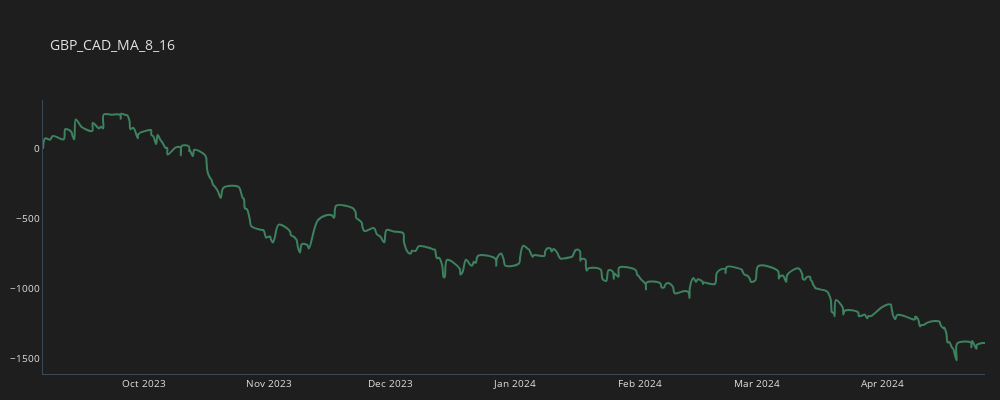
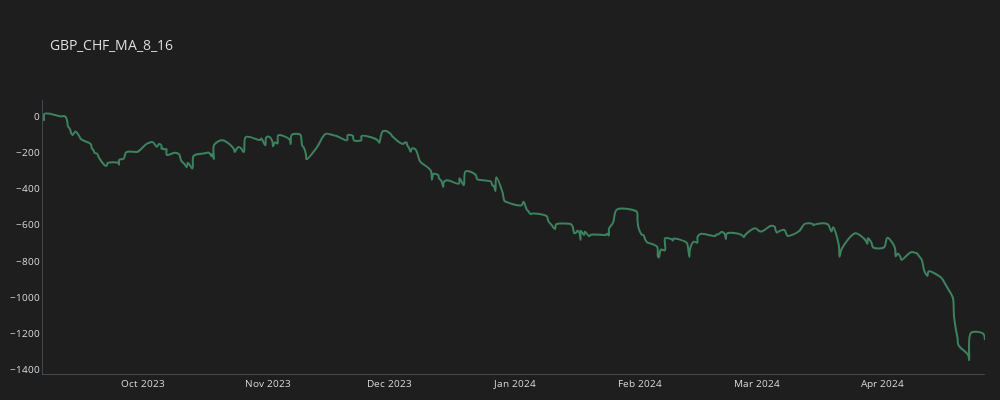
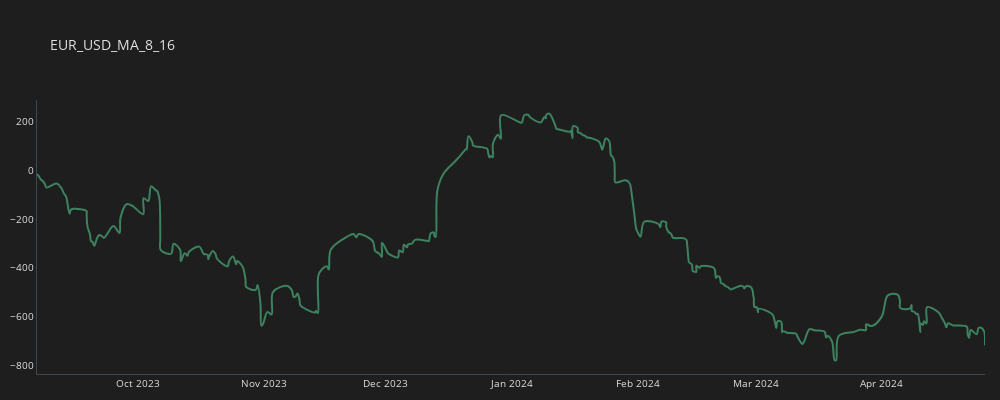
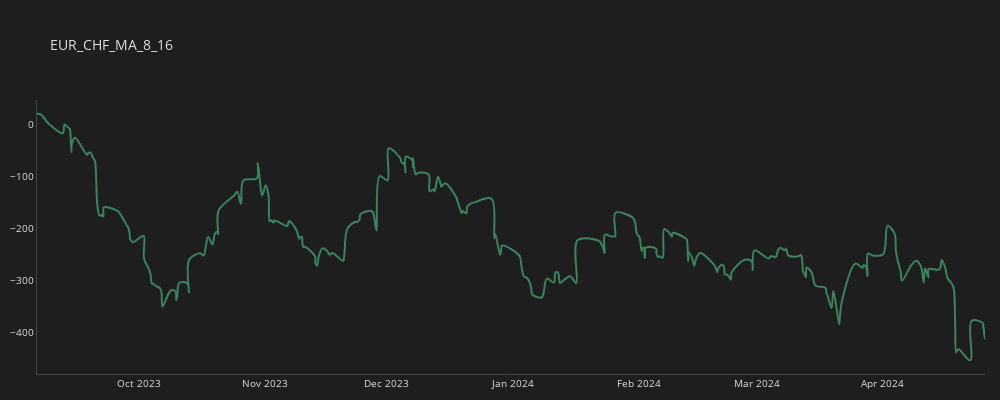

The code cell stored with these charts, in order, in its notebook:
### Code cell
c = 'MA_8_16'
for p in our_pairs:
    temp_df = all_trades[(all_trades.CROSS==c)&(all_trades.PAIR==p)].copy()
    temp_df['CUM_GAIN'] = temp_df.GAIN.cumsum()
    plot_line(temp_df, p + "_" + c)

### Figure 1 — Plotly figure (JSON) as saved in the notebook; plotly's stock layout.template omitted (floating-point values rounded to 4 significant figures; data arrays with more than 128 entries replaced by an {"elided": "..."} marker saying what was removed)
{"data": [{"line": {"color": "#3d825f", "shape": "spline", "width": 2}, "mode": "lines", "name": "GBP_CAD_MA_8_16", "type": "scatter", "x": {"elided": "303 str values"}, "y": {"elided": "303 float values"}}], "layout": {"font": {"color": "#e1e1e1", "size": 10}, "height": 400, "margin": {"b": 10, "l": 15, "r": 15}, "paper_bgcolor": "#1e1e1e", "plot_bgcolor": "#1e1e1e", "title": {"text": "GBP_CAD_MA_8_16"}, "width": 1000, "xaxis": {"linecolor": "#3a4a54", "linewidth": 1, "showgrid": false, "zeroline": false}, "yaxis": {"linecolor": "#3a4a54", "linewidth": 1, "showgrid": false, "zeroline": false}}}

### Figure 2 — Plotly figure (JSON) as saved in the notebook; plotly's stock layout.template omitted (floating-point values rounded to 4 significant figures; data arrays with more than 128 entries replaced by an {"elided": "..."} marker saying what was removed)
{"data": [{"line": {"color": "#3d825f", "shape": "spline", "width": 2}, "mode": "lines", "name": "GBP_CHF_MA_8_16", "type": "scatter", "x": {"elided": "286 str values"}, "y": {"elided": "286 float values"}}], "layout": {"font": {"color": "#e1e1e1", "size": 10}, "height": 400, "margin": {"b": 10, "l": 15, "r": 15}, "paper_bgcolor": "#1e1e1e", "plot_bgcolor": "#1e1e1e", "title": {"text": "GBP_CHF_MA_8_16"}, "width": 1000, "xaxis": {"linecolor": "#3a4a54", "linewidth": 1, "showgrid": false, "zeroline": false}, "yaxis": {"linecolor": "#3a4a54", "linewidth": 1, "showgrid": false, "zeroline": false}}}

### Figure 3 — Plotly figure (JSON) as saved in the notebook; plotly's stock layout.template omitted (floating-point values rounded to 4 significant figures; data arrays with more than 128 entries replaced by an {"elided": "..."} marker saying what was removed)
{"data": [{"line": {"color": "#3d825f", "shape": "spline", "width": 2}, "mode": "lines", "name": "EUR_USD_MA_8_16", "type": "scatter", "x": {"elided": "289 str values"}, "y": {"elided": "289 float values"}}], "layout": {"font": {"color": "#e1e1e1", "size": 10}, "height": 400, "margin": {"b": 10, "l": 15, "r": 15}, "paper_bgcolor": "#1e1e1e", "plot_bgcolor": "#1e1e1e", "title": {"text": "EUR_USD_MA_8_16"}, "width": 1000, "xaxis": {"linecolor": "#3a4a54", "linewidth": 1, "showgrid": false, "zeroline": false}, "yaxis": {"linecolor": "#3a4a54", "linewidth": 1, "showgrid": false, "zeroline": false}}}

### Figure 4 — Plotly figure (JSON) as saved in the notebook; plotly's stock layout.template omitted (floating-point values rounded to 4 significant figures; data arrays with more than 128 entries replaced by an {"elided": "..."} marker saying what was removed)
{"data": [{"line": {"color": "#3d825f", "shape": "spline", "width": 2}, "mode": "lines", "name": "EUR_CHF_MA_8_16", "type": "scatter", "x": {"elided": "283 str values"}, "y": {"elided": "283 float values"}}], "layout": {"font": {"color": "#e1e1e1", "size": 10}, "height": 400, "margin": {"b": 10, "l": 15, "r": 15}, "paper_bgcolor": "#1e1e1e", "plot_bgcolor": "#1e1e1e", "title": {"text": "EUR_CHF_MA_8_16"}, "width": 1000, "xaxis": {"linecolor": "#3a4a54", "linewidth": 1, "showgrid": false, "zeroline": false}, "yaxis": {"linecolor": "#3a4a54", "linewidth": 1, "showgrid": false, "zeroline": false}}}
